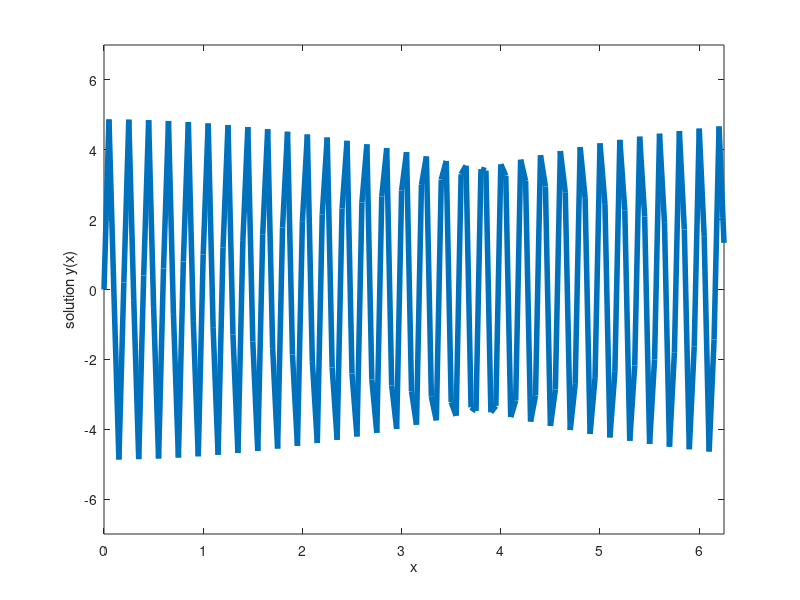

MATLAB code for this plot:

x = (0:0.05:2*pi); 
eps = 0.001;

y = sin(x/sqrt(eps))/sin(1/sqrt(eps)); 
figure, plot(x,y,'LineWidth',4);

xlabel('x');
ylabel('solution y(x)');

xlim([0 max(x)]);
ylim([-7 7])
